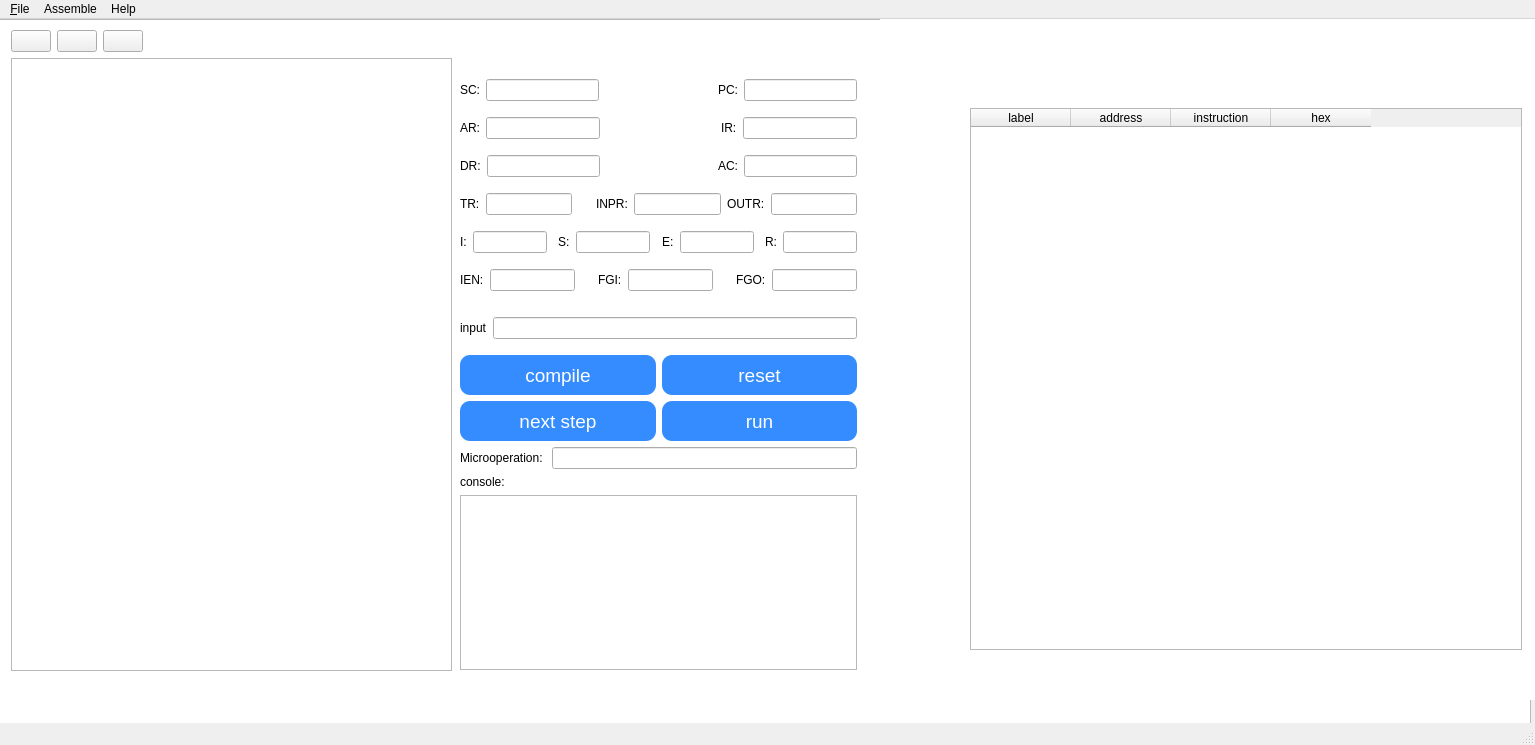
<?xml version="1.0" encoding="UTF-8"?>
<ui version="4.0">
 <class>MainWindow</class>
 <widget class="QMainWindow" name="MainWindow">
  <property name="geometry">
   <rect>
    <x>0</x>
    <y>0</y>
    <width>1535</width>
    <height>745</height>
   </rect>
  </property>
  <property name="minimumSize">
   <size>
    <width>0</width>
    <height>0</height>
   </size>
  </property>
  <property name="windowTitle">
   <string>Mano simulator</string>
  </property>
  <widget class="QWidget" name="centralwidget">
   <widget class="QGraphicsView" name="graphicsView">
    <property name="geometry">
     <rect>
      <x>-200</x>
      <y>0</y>
      <width>1731</width>
      <height>711</height>
     </rect>
    </property>
   </widget>
   <widget class="QGraphicsView" name="graphicsView_2">
    <property name="enabled">
     <bool>true</bool>
    </property>
    <property name="geometry">
     <rect>
      <x>880</x>
      <y>0</y>
      <width>711</width>
      <height>681</height>
     </rect>
    </property>
    <property name="styleSheet">
     <string notr="true">background-image: url(:/blue3.png);</string>
    </property>
    <property name="frameShape">
     <enum>QFrame::NoFrame</enum>
    </property>
    <property name="lineWidth">
     <number>0</number>
    </property>
   </widget>
   <widget class="QWidget" name="layoutWidget">
    <property name="geometry">
     <rect>
      <x>11</x>
      <y>11</y>
      <width>441</width>
      <height>641</height>
     </rect>
    </property>
    <layout class="QVBoxLayout" name="verticalLayout_2">
     <property name="sizeConstraint">
      <enum>QLayout::SetDefaultConstraint</enum>
     </property>
     <item>
      <layout class="QHBoxLayout" name="horizontalLayout">
       <item>
        <widget class="QPushButton" name="savebtn">
         <property name="cursor">
          <cursorShape>PointingHandCursor</cursorShape>
         </property>
         <property name="statusTip">
          <string>save this file</string>
         </property>
         <property name="text">
          <string/>
         </property>
         <property name="iconSize">
          <size>
           <width>30</width>
           <height>30</height>
          </size>
         </property>
        </widget>
       </item>
       <item>
        <widget class="QPushButton" name="openbtn">
         <property name="cursor">
          <cursorShape>PointingHandCursor</cursorShape>
         </property>
         <property name="statusTip">
          <string>load a text file</string>
         </property>
         <property name="text">
          <string/>
         </property>
         <property name="iconSize">
          <size>
           <width>30</width>
           <height>30</height>
          </size>
         </property>
        </widget>
       </item>
       <item>
        <widget class="QPushButton" name="newbtn">
         <property name="cursor">
          <cursorShape>PointingHandCursor</cursorShape>
         </property>
         <property name="statusTip">
          <string>New text file</string>
         </property>
         <property name="text">
          <string/>
         </property>
         <property name="iconSize">
          <size>
           <width>30</width>
           <height>30</height>
          </size>
         </property>
        </widget>
       </item>
       <item>
        <spacer name="horizontalSpacer">
         <property name="orientation">
          <enum>Qt::Horizontal</enum>
         </property>
         <property name="sizeHint" stdset="0">
          <size>
           <width>40</width>
           <height>20</height>
          </size>
         </property>
        </spacer>
       </item>
      </layout>
     </item>
     <item>
      <widget class="QTextEdit" name="editor">
       <property name="minimumSize">
        <size>
         <width>400</width>
         <height>0</height>
        </size>
       </property>
       <property name="font">
        <font>
         <family>Consolas</family>
         <pointsize>12</pointsize>
        </font>
       </property>
       <property name="cursor" stdset="0">
        <cursorShape>IBeamCursor</cursorShape>
       </property>
       <property name="locale">
        <locale language="English" country="UnitedStates"/>
       </property>
      </widget>
     </item>
    </layout>
   </widget>
   <widget class="QWidget" name="layoutWidget">
    <property name="geometry">
     <rect>
      <x>460</x>
      <y>60</y>
      <width>397</width>
      <height>591</height>
     </rect>
    </property>
    <layout class="QVBoxLayout" name="verticalLayout_5">
     <item>
      <layout class="QHBoxLayout" name="horizontalLayout_6">
       <property name="bottomMargin">
        <number>10</number>
       </property>
       <item>
        <widget class="QLabel" name="label_2">
         <property name="text">
          <string>SC:</string>
         </property>
        </widget>
       </item>
       <item>
        <widget class="QLineEdit" name="sc_line">
         <property name="minimumSize">
          <size>
           <width>5</width>
           <height>0</height>
          </size>
         </property>
         <property name="readOnly">
          <bool>true</bool>
         </property>
        </widget>
       </item>
       <item>
        <spacer name="horizontalSpacer_2">
         <property name="orientation">
          <enum>Qt::Horizontal</enum>
         </property>
         <property name="sizeHint" stdset="0">
          <size>
           <width>40</width>
           <height>20</height>
          </size>
         </property>
        </spacer>
       </item>
       <item>
        <widget class="QLabel" name="label">
         <property name="text">
          <string>PC:</string>
         </property>
        </widget>
       </item>
       <item>
        <widget class="QLineEdit" name="pc_line">
         <property name="minimumSize">
          <size>
           <width>5</width>
           <height>0</height>
          </size>
         </property>
         <property name="text">
          <string/>
         </property>
         <property name="readOnly">
          <bool>true</bool>
         </property>
        </widget>
       </item>
      </layout>
     </item>
     <item>
      <layout class="QHBoxLayout" name="horizontalLayout_7">
       <property name="bottomMargin">
        <number>10</number>
       </property>
       <item>
        <widget class="QLabel" name="label_4">
         <property name="text">
          <string>AR:</string>
         </property>
        </widget>
       </item>
       <item>
        <widget class="QLineEdit" name="ar_line">
         <property name="readOnly">
          <bool>true</bool>
         </property>
        </widget>
       </item>
       <item>
        <spacer name="horizontalSpacer_3">
         <property name="orientation">
          <enum>Qt::Horizontal</enum>
         </property>
         <property name="sizeHint" stdset="0">
          <size>
           <width>40</width>
           <height>20</height>
          </size>
         </property>
        </spacer>
       </item>
       <item>
        <widget class="QLabel" name="label_3">
         <property name="text">
          <string>IR:</string>
         </property>
        </widget>
       </item>
       <item>
        <widget class="QLineEdit" name="ir_line">
         <property name="readOnly">
          <bool>true</bool>
         </property>
        </widget>
       </item>
      </layout>
     </item>
     <item>
      <layout class="QHBoxLayout" name="horizontalLayout_8">
       <property name="bottomMargin">
        <number>10</number>
       </property>
       <item>
        <widget class="QLabel" name="label_5">
         <property name="text">
          <string>DR:</string>
         </property>
        </widget>
       </item>
       <item>
        <widget class="QLineEdit" name="dr_line">
         <property name="readOnly">
          <bool>true</bool>
         </property>
        </widget>
       </item>
       <item>
        <spacer name="horizontalSpacer_4">
         <property name="orientation">
          <enum>Qt::Horizontal</enum>
         </property>
         <property name="sizeHint" stdset="0">
          <size>
           <width>40</width>
           <height>20</height>
          </size>
         </property>
        </spacer>
       </item>
       <item>
        <widget class="QLabel" name="label_6">
         <property name="text">
          <string>AC:</string>
         </property>
        </widget>
       </item>
       <item>
        <widget class="QLineEdit" name="ac_line">
         <property name="readOnly">
          <bool>true</bool>
         </property>
        </widget>
       </item>
      </layout>
     </item>
     <item>
      <layout class="QHBoxLayout" name="horizontalLayout_9">
       <property name="bottomMargin">
        <number>10</number>
       </property>
       <item>
        <widget class="QLabel" name="label_7">
         <property name="text">
          <string>TR:</string>
         </property>
        </widget>
       </item>
       <item>
        <widget class="QLineEdit" name="tr_line">
         <property name="readOnly">
          <bool>true</bool>
         </property>
        </widget>
       </item>
       <item>
        <spacer name="horizontalSpacer_5">
         <property name="orientation">
          <enum>Qt::Horizontal</enum>
         </property>
         <property name="sizeHint" stdset="0">
          <size>
           <width>40</width>
           <height>20</height>
          </size>
         </property>
        </spacer>
       </item>
       <item>
        <widget class="QLabel" name="label_8">
         <property name="text">
          <string>INPR:</string>
         </property>
        </widget>
       </item>
       <item>
        <widget class="QLineEdit" name="inpr_line">
         <property name="readOnly">
          <bool>true</bool>
         </property>
        </widget>
       </item>
       <item>
        <widget class="QLabel" name="label_9">
         <property name="text">
          <string>OUTR:</string>
         </property>
        </widget>
       </item>
       <item>
        <widget class="QLineEdit" name="outr_line">
         <property name="readOnly">
          <bool>true</bool>
         </property>
        </widget>
       </item>
      </layout>
     </item>
     <item>
      <layout class="QHBoxLayout" name="horizontalLayout_11">
       <property name="bottomMargin">
        <number>10</number>
       </property>
       <item>
        <widget class="QLabel" name="label_12">
         <property name="text">
          <string>I:</string>
         </property>
        </widget>
       </item>
       <item>
        <widget class="QLineEdit" name="i_line">
         <property name="readOnly">
          <bool>true</bool>
         </property>
        </widget>
       </item>
       <item>
        <spacer name="horizontalSpacer_6">
         <property name="orientation">
          <enum>Qt::Horizontal</enum>
         </property>
         <property name="sizeHint" stdset="0">
          <size>
           <width>40</width>
           <height>20</height>
          </size>
         </property>
        </spacer>
       </item>
       <item>
        <widget class="QLabel" name="label_11">
         <property name="text">
          <string>S:</string>
         </property>
        </widget>
       </item>
       <item>
        <widget class="QLineEdit" name="s_line">
         <property name="readOnly">
          <bool>true</bool>
         </property>
        </widget>
       </item>
       <item>
        <spacer name="horizontalSpacer_7">
         <property name="orientation">
          <enum>Qt::Horizontal</enum>
         </property>
         <property name="sizeHint" stdset="0">
          <size>
           <width>40</width>
           <height>20</height>
          </size>
         </property>
        </spacer>
       </item>
       <item>
        <widget class="QLabel" name="label_10">
         <property name="text">
          <string>E:</string>
         </property>
        </widget>
       </item>
       <item>
        <widget class="QLineEdit" name="e_line">
         <property name="readOnly">
          <bool>true</bool>
         </property>
        </widget>
       </item>
       <item>
        <spacer name="horizontalSpacer_8">
         <property name="orientation">
          <enum>Qt::Horizontal</enum>
         </property>
         <property name="sizeHint" stdset="0">
          <size>
           <width>40</width>
           <height>20</height>
          </size>
         </property>
        </spacer>
       </item>
       <item>
        <widget class="QLabel" name="label_13">
         <property name="text">
          <string>R:</string>
         </property>
        </widget>
       </item>
       <item>
        <widget class="QLineEdit" name="r_line">
         <property name="readOnly">
          <bool>true</bool>
         </property>
        </widget>
       </item>
      </layout>
     </item>
     <item>
      <layout class="QHBoxLayout" name="horizontalLayout_12">
       <property name="bottomMargin">
        <number>10</number>
       </property>
       <item>
        <widget class="QLabel" name="label_15">
         <property name="text">
          <string>IEN:</string>
         </property>
        </widget>
       </item>
       <item>
        <widget class="QLineEdit" name="ien_line">
         <property name="readOnly">
          <bool>true</bool>
         </property>
        </widget>
       </item>
       <item>
        <spacer name="horizontalSpacer_9">
         <property name="orientation">
          <enum>Qt::Horizontal</enum>
         </property>
         <property name="sizeHint" stdset="0">
          <size>
           <width>40</width>
           <height>20</height>
          </size>
         </property>
        </spacer>
       </item>
       <item>
        <widget class="QLabel" name="label_16">
         <property name="text">
          <string>FGI:</string>
         </property>
        </widget>
       </item>
       <item>
        <widget class="QLineEdit" name="fgi_line">
         <property name="readOnly">
          <bool>true</bool>
         </property>
        </widget>
       </item>
       <item>
        <spacer name="horizontalSpacer_10">
         <property name="orientation">
          <enum>Qt::Horizontal</enum>
         </property>
         <property name="sizeHint" stdset="0">
          <size>
           <width>40</width>
           <height>20</height>
          </size>
         </property>
        </spacer>
       </item>
       <item>
        <widget class="QLabel" name="label_14">
         <property name="text">
          <string>FGO:</string>
         </property>
        </widget>
       </item>
       <item>
        <widget class="QLineEdit" name="fgo_line">
         <property name="readOnly">
          <bool>true</bool>
         </property>
        </widget>
       </item>
      </layout>
     </item>
     <item>
      <layout class="QHBoxLayout" name="horizontalLayout_14">
       <property name="topMargin">
        <number>10</number>
       </property>
       <property name="bottomMargin">
        <number>10</number>
       </property>
       <item>
        <widget class="QLabel" name="input_lbl">
         <property name="text">
          <string>input</string>
         </property>
        </widget>
       </item>
       <item>
        <widget class="QLineEdit" name="in_line"/>
       </item>
      </layout>
     </item>
     <item>
      <layout class="QHBoxLayout" name="horizontalLayout_5">
       <item>
        <widget class="QPushButton" name="compile_btn">
         <property name="minimumSize">
          <size>
           <width>10</width>
           <height>40</height>
          </size>
         </property>
         <property name="font">
          <font>
           <pointsize>14</pointsize>
          </font>
         </property>
         <property name="statusTip">
          <string>compile program</string>
         </property>
         <property name="styleSheet">
          <string notr="true">background-color: rgb(52, 140, 255);
color: rgb(255, 255, 255);
border-radius: 10px;</string>
         </property>
         <property name="text">
          <string>compile</string>
         </property>
        </widget>
       </item>
       <item>
        <widget class="QPushButton" name="reset_btn">
         <property name="minimumSize">
          <size>
           <width>0</width>
           <height>40</height>
          </size>
         </property>
         <property name="font">
          <font>
           <pointsize>14</pointsize>
          </font>
         </property>
         <property name="styleSheet">
          <string notr="true">background-color: rgb(52, 140, 255);
color: rgb(255, 255, 255);
border-radius: 10px;</string>
         </property>
         <property name="text">
          <string>reset</string>
         </property>
        </widget>
       </item>
      </layout>
     </item>
     <item>
      <layout class="QHBoxLayout" name="horizontalLayout_2"/>
     </item>
     <item>
      <layout class="QHBoxLayout" name="horizontalLayout_3">
       <item>
        <widget class="QPushButton" name="next_btn">
         <property name="minimumSize">
          <size>
           <width>0</width>
           <height>40</height>
          </size>
         </property>
         <property name="font">
          <font>
           <pointsize>14</pointsize>
          </font>
         </property>
         <property name="statusTip">
          <string>run program step by step</string>
         </property>
         <property name="styleSheet">
          <string notr="true">background-color: rgb(52, 140, 255);
color: rgb(255, 255, 255);
border-radius: 10px;</string>
         </property>
         <property name="text">
          <string>next step</string>
         </property>
        </widget>
       </item>
       <item>
        <widget class="QPushButton" name="run_btn">
         <property name="minimumSize">
          <size>
           <width>0</width>
           <height>40</height>
          </size>
         </property>
         <property name="font">
          <font>
           <pointsize>14</pointsize>
          </font>
         </property>
         <property name="statusTip">
          <string>run program until end of it</string>
         </property>
         <property name="styleSheet">
          <string notr="true">background-color: rgb(52, 140, 255);
color: rgb(255, 255, 255);
border-radius: 10px;</string>
         </property>
         <property name="text">
          <string>run</string>
         </property>
        </widget>
       </item>
      </layout>
     </item>
     <item>
      <layout class="QHBoxLayout" name="horizontalLayout_15">
       <item>
        <widget class="QLabel" name="label_18">
         <property name="text">
          <string>Microoperation: </string>
         </property>
        </widget>
       </item>
       <item>
        <widget class="QLineEdit" name="operation">
         <property name="readOnly">
          <bool>true</bool>
         </property>
        </widget>
       </item>
      </layout>
     </item>
     <item>
      <layout class="QVBoxLayout" name="verticalLayout_3">
       <item>
        <widget class="QLabel" name="test">
         <property name="text">
          <string>console:</string>
         </property>
        </widget>
       </item>
       <item>
        <widget class="QTextBrowser" name="console"/>
       </item>
      </layout>
     </item>
    </layout>
   </widget>
   <widget class="QWidget" name="layoutWidget">
    <property name="geometry">
     <rect>
      <x>970</x>
      <y>60</y>
      <width>552</width>
      <height>571</height>
     </rect>
    </property>
    <layout class="QVBoxLayout" name="verticalLayout_4">
     <item>
      <widget class="QLabel" name="label_17">
       <property name="font">
        <font>
         <pointsize>14</pointsize>
        </font>
       </property>
       <property name="styleSheet">
        <string notr="true">color: rgb(255, 255, 255);</string>
       </property>
       <property name="text">
        <string>RAM:</string>
       </property>
      </widget>
     </item>
     <item>
      <widget class="QTableWidget" name="ram_tb">
       <property name="minimumSize">
        <size>
         <width>550</width>
         <height>0</height>
        </size>
       </property>
       <property name="mouseTracking">
        <bool>false</bool>
       </property>
       <property name="editTriggers">
        <set>QAbstractItemView::NoEditTriggers</set>
       </property>
       <property name="tabKeyNavigation">
        <bool>false</bool>
       </property>
       <property name="dragDropOverwriteMode">
        <bool>false</bool>
       </property>
       <property name="alternatingRowColors">
        <bool>false</bool>
       </property>
       <property name="selectionMode">
        <enum>QAbstractItemView::SingleSelection</enum>
       </property>
       <property name="selectionBehavior">
        <enum>QAbstractItemView::SelectRows</enum>
       </property>
       <property name="showGrid">
        <bool>true</bool>
       </property>
       <property name="gridStyle">
        <enum>Qt::SolidLine</enum>
       </property>
       <property name="wordWrap">
        <bool>true</bool>
       </property>
       <property name="cornerButtonEnabled">
        <bool>true</bool>
       </property>
       <attribute name="verticalHeaderVisible">
        <bool>false</bool>
       </attribute>
       <column>
        <property name="text">
         <string>label</string>
        </property>
       </column>
       <column>
        <property name="text">
         <string>address</string>
        </property>
       </column>
       <column>
        <property name="text">
         <string>instruction</string>
        </property>
       </column>
       <column>
        <property name="text">
         <string>hex</string>
        </property>
       </column>
      </widget>
     </item>
    </layout>
   </widget>
  </widget>
  <widget class="QMenuBar" name="menubar">
   <property name="geometry">
    <rect>
     <x>0</x>
     <y>0</y>
     <width>1535</width>
     <height>26</height>
    </rect>
   </property>
   <widget class="QMenu" name="menu_File">
    <property name="title">
     <string>&amp;File</string>
    </property>
    <addaction name="action_Save"/>
    <addaction name="actionSave_as"/>
    <addaction name="action_Open"/>
    <addaction name="action_New"/>
    <addaction name="action_Exit"/>
   </widget>
   <widget class="QMenu" name="menuAssemble">
    <property name="title">
     <string>Assemble</string>
    </property>
    <addaction name="actioncompile_program"/>
    <addaction name="actionRun_Program"/>
   </widget>
   <widget class="QMenu" name="menuhelp">
    <property name="title">
     <string>Help</string>
    </property>
    <addaction name="actionAbout_Mano_simulator"/>
   </widget>
   <addaction name="menu_File"/>
   <addaction name="menuAssemble"/>
   <addaction name="menuhelp"/>
  </widget>
  <widget class="QStatusBar" name="statusbar"/>
  <action name="action_Save">
   <property name="icon">
    <iconset>
     <normaloff>:/pic/saveicon</normaloff>:/pic/saveicon</iconset>
   </property>
   <property name="text">
    <string>&amp;Save</string>
   </property>
   <property name="shortcut">
    <string>Ctrl+S</string>
   </property>
  </action>
  <action name="actionSave_as">
   <property name="icon">
    <iconset>
     <normaloff>:/pic/saveasicon</normaloff>:/pic/saveasicon</iconset>
   </property>
   <property name="text">
    <string>Save &amp;as</string>
   </property>
   <property name="shortcut">
    <string>Ctrl+Shift+S</string>
   </property>
  </action>
  <action name="action_Open">
   <property name="icon">
    <iconset>
     <normaloff>:/pic/openicon</normaloff>:/pic/openicon</iconset>
   </property>
   <property name="text">
    <string>&amp;Open</string>
   </property>
   <property name="shortcut">
    <string>Ctrl+O</string>
   </property>
  </action>
  <action name="action_Exit">
   <property name="icon">
    <iconset>
     <normaloff>:/pic/closeicon</normaloff>:/pic/closeicon</iconset>
   </property>
   <property name="text">
    <string>&amp;Exit</string>
   </property>
  </action>
  <action name="action_New">
   <property name="icon">
    <iconset>
     <normaloff>:/pic/newicon</normaloff>:/pic/newicon</iconset>
   </property>
   <property name="text">
    <string>&amp;New</string>
   </property>
   <property name="shortcut">
    <string>Ctrl+N</string>
   </property>
  </action>
  <action name="actioncompile_program">
   <property name="text">
    <string>Compile program</string>
   </property>
   <property name="shortcut">
    <string>Ctrl+H</string>
   </property>
  </action>
  <action name="actionRun_Program">
   <property name="text">
    <string>Run Program</string>
   </property>
   <property name="shortcut">
    <string>Ctrl+R</string>
   </property>
  </action>
  <action name="actionAbout_Mano_simulator">
   <property name="text">
    <string>About Mano simulator</string>
   </property>
  </action>
 </widget>
 <resources/>
 <connections/>
</ui>
